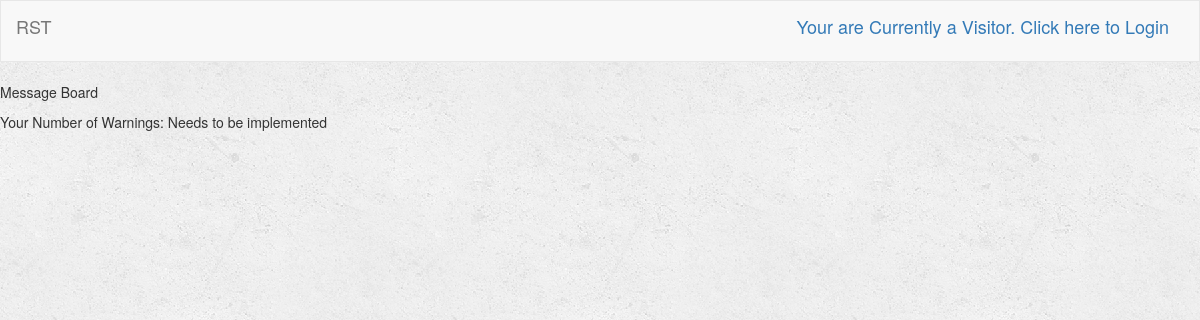
Before: /turk/profile/3/message/ with the older database file.
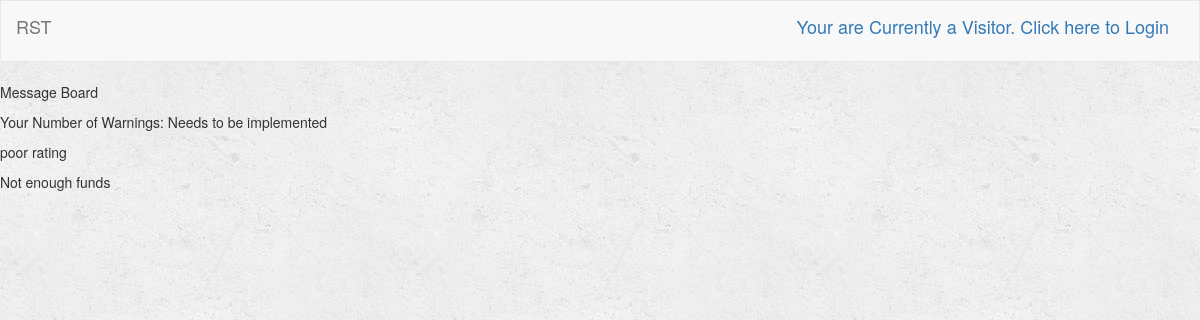
After: the same page with the newer database file.
### turk/models.py (models this page shows, shortened)
class Message(models.Model):
    user = models.ForeignKey(User, on_delete=models.CASCADE, default=1)
    title = models.CharField(max_length=250)
    message = models.TextField()

### turk/views.py (the view)
# urls.py: url(r'^profile/(?P<user_id>[0-9]+)/message/$', views.message, name='message'),
def message(request, user_id):
    user = get_object_or_404(User, pk=user_id)
    return render(request, 'turk/message.html', {'user': user})

### turk/templates/turk/message.html
{% extends 'turk/base.html' %}
{% block body %}
<p>Message Board</p>
<p>Your Number of Warnings: Needs to be implemented</p>
{% for msgs in user.message_set.all %}
    <p>{{msgs.title}}</p>
{% endfor %}
{% endblock %}

### turk/templates/turk/base.html (shortened to what this page needs)
<!DOCTYPE html>
<html lang="en">
<head>
    {% load staticfiles %}
    <link rel="stylesheet" href="https://maxcdn.bootstrapcdn.com/bootstrap/3.3.7/css/bootstrap.min.css">
    <link rel="stylesheet" type="text/css" href="{% static 'turk/style.css' %}" />
</head>
<body>
<nav class="navbar navbar-default">
    <div class="container-fluid">
        <div class = "navbar-header">
            <a class="navbar-brand" href ="{% url 'turk:index' %}">RST</a>
        </div>
        <div class="collapse navbar-collapse" id="topNavBar">
            {% if request.user.is_authenticated %}
                <ul class="nav navbar-nav navbar-right">
                    <li class="">
                        <a href="{% url 'turk:logout_user' %}">
                            <span class ="glyphicon glyphicon-off" aria-hidden="true"></span>&nbsp; Logout
                        </a>
                    </li>
                </ul>
                <ul class="nav navbar-nav navbar-right">
                    <li class="">
                        <a href="{% url 'turk:message' request.user.id %}">
                            <span class="glyphicon glyphicon-envelope" aria-hidden="true"></span>&nbsp;
                            Warnings
                        </a>
                    </li>
                </ul>
            {% else %}
            <p class="navbar-brand navbar-right"><a href="{% url 'turk:login_user' %}"> Your are Currently a Visitor. Click here to Login</a></p>
            {% endif %}
        </div>
    </div>
</nav>
{% block body %}
{% endblock %}
</body>
</html>

### turk/static/turk/style.css (style rules this page uses)
body { background: white url("images/background.png"); }
.navbar { border-radius: 0; }

Changed rows visible on the page:
added Message: title "poor rating"
added Message: title "Not enough funds"
